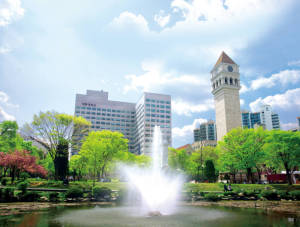
//> input picture OpenCV/Assignments/Assignment #1/sejong_small.jpg, 300 x 227 px
$ ./main   (built with g++ and OpenCV 4)
//> lines starting //> are read from the running program, lines starting //| are printed output that depends on the picture
//> further down, src is the input picture: 227 rows x 300 cols, CV_8UC3; mean B, G, R 171.2, 178.2, 160.6
//
//  main.cpp
//  OpenCV
//
//  Created by 전효재 on 2023/03/16.
//

#include <stdio.h>
#include <opencv2/opencv.hpp>

IplImage* Flip(IplImage *src) // 1번 사진
{
    CvSize size = cvGetSize(src);
//> size = Size(300, 227)
    int width = size.width;
//> width = 300
    int height = size.height;
//> height = 227

    IplImage *dst = cvCreateImage(cvGetSize(src), 8, 3); // destination

    for(int y = height-1, y2 = 0; y >= 0, y2 < height; y--, y2++)
    {
        for(int x = 0; x < width; x++)
        {
            CvScalar f = cvGet2D(src, y, x);

            cvSet2D(dst, y2, x, f);
        }
    }
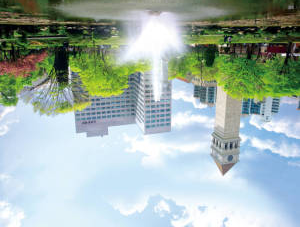
//> dst: 227 rows x 300 cols, CV_8UC3; mean B, G, R 171.2, 178.2, 160.6

    return dst;
}

IplImage* Half(IplImage *src) // 2번 사진
{
    CvSize size = cvGetSize(src);
//> size = Size(300, 227)
    int width = size.width;
//> width = 300
    int height = size.height;
//> height = 227

    IplImage *dst = cvCreateImage(cvGetSize(src), 8, 3); // destination

    for(int y = 0; y<height; y++)
    {
        for(int x = 0; x < width; x++)
        {
            if(x < width/2)
            {
                CvScalar f = cvGet2D(src, y, x + width/2);
                cvSet2D(dst, y, x, f);
            }
            else
            {
                CvScalar f = cvGet2D(src, y, x - width/2);
                cvSet2D(dst, y, x, f);
            }
        }
    }
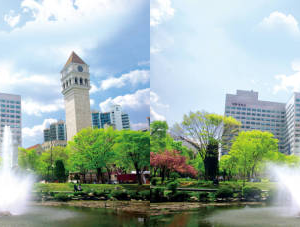
//> dst: 227 rows x 300 cols, CV_8UC3; mean B, G, R 171.2, 178.2, 160.6

    return dst;
}

IplImage* Diamond(IplImage *src) // 3번 사진
{
    CvSize size = cvGetSize(src);
//> size = Size(300, 227)
    int width = size.width;
//> width = 300
    int height = size.height;
//> height = 227

    IplImage *dst = cvCreateImage(cvGetSize(src), 8, 3); // destination

    for(int y = 0; y<height; y++)
    {
        for(int x = 0; x < width; x++)
        {
            float nx = float(x) / (width - 1) * 2 - 1; // -1 ≤ nx ≤ 1
            float ny = float(y) / (height - 1) * 2 - 1;// -1 ≤ ny ≤ 1

            float a = abs(nx) + abs(ny);

            CvScalar color = cvGet2D(src, y, x);
            float brightness = ((color.val[0] + color.val[1] + color.val[2]) / 3);
            CvScalar grayScale = cvScalar(brightness, brightness, brightness);


            if(a > 1.0f)
                cvSet2D(dst, y, x, grayScale);
            else
                cvSet2D(dst, y, x, color);
        }
    }
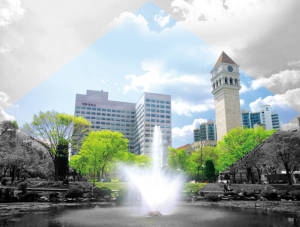
//> dst: 227 rows x 300 cols, CV_8UC3; mean B, G, R 170.5, 174.3, 165.1

    return dst;
}

IplImage* Round(IplImage *src) // 4번 사진
{
    CvSize size = cvGetSize(src);
//> size = Size(300, 227)
    int width = size.width;
//> width = 300
    int height = size.height;

    IplImage *dst = cvCreateImage(cvGetSize(src), 8, 3); // destination

    for(int y = 0; y<height; y++)
    {
        for(int x = 0; x < width; x++)
        {
            float nx = float(x) / (width - 1) * 2 - 1; // -1 ≤ nx ≤ 1
            float ny = float(y) / (height - 1) * 2 - 1;// -1 ≤ ny ≤ 1

            float a = sqrt(nx*nx + ny*ny);

            CvScalar color = cvGet2D(src, y, x);
            float brightness = ((color.val[0] + color.val[1] + color.val[2]) / 3);
            CvScalar grayScale = cvScalar(brightness, brightness, brightness);


            if(a > 1.0f)
                cvSet2D(dst, y, x, grayScale);
            else
                cvSet2D(dst, y, x, color);
        }
    }
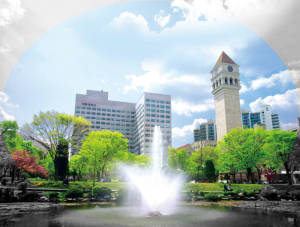
//> dst: 227 rows x 300 cols, CV_8UC3; mean B, G, R 170.8, 176.9, 162.3

    return dst;
}

IplImage* Wave(IplImage *src) // 5반 사진
{
    CvSize size = cvGetSize(src);
    int width = size.width;
    int height = size.height;

    IplImage *dst = cvCreateImage(cvGetSize(src), 8, 3); // destination
    CvScalar black = cvScalar(0,0,0);

    for(int y = 0; y<height; y++)
    {
        for(int x = 0; x < width; x++)
        {
            float nx = float(x) / (width - 1) * 2 - 1; // -1 ≤ nx ≤ 1
            float ny = float(y) / (height - 1) * 2 - 1;// -1 ≤ ny ≤ 1

            float a = sqrt(nx*nx + ny*ny);

            CvScalar color = cvGet2D(src, y, x);

            if(a >= 0 && fmod(a, 0.2) < 0.1)
                cvSet2D(dst, y, x, color);
            else
                cvSet2D(dst, y, x, black);
        }
    }
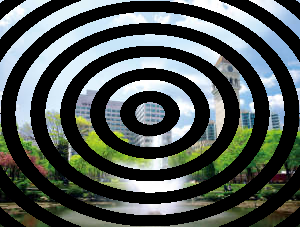
//> dst: 227 rows x 300 cols, CV_8UC3; mean B, G, R 84.5, 87.9, 79.2
    return dst;
}

IplImage* Checkerboard(IplImage *src)
{
    CvSize size = cvGetSize(src);
    float width = size.width;
    float height = size.height;

    IplImage *dst = cvCreateImage(cvGetSize(src), 8, 3); // destination

    int flag = 1; // 0 이면 컬러, 1 이면 회색

    // Width:   300
    // Height:  227
    float offsetX = width / 10;
    float offsetY = height / 10;

    CvScalar black = cvScalar(0, 0, 0); // black

    for(int y = 0; y < height; y++)
    {
        for(int x = 0; x < width; x++)
        {
            CvScalar color = cvScalar(cvGet2D(src, y, x));
            cvSet2D(dst, y, x, flag == 0 ? color : black);
            if(x == int(offsetX))
            {
                offsetX = offsetX + width / 10;
                flag = !flag;
            }
        }
        offsetX = width / 10;
        flag = !flag;

        if(y >= offsetY)
        {
            offsetY = offsetY + height / 10;
            flag = !flag;
        }
    }
//> this loop made 227 passes
//> flag on passes 1 to 12: 1, 1, 1, 1, 1, 1, 1, 1, 1, 1, 1, 1
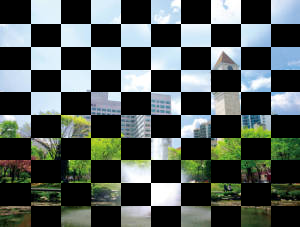
//> dst: 227 rows x 300 cols, CV_8UC3; mean B, G, R 85.2, 88.7, 79.7
//> after the loop, offsetX = 30; flag = 0; offsetY = 227

    // [37 lines of commented-out code are left out]
    return dst;
}

int main()
{
    IplImage *src = cvLoadImage("Assignments/Assignment #1/sejong_small.jpg"); // source

    IplImage *dst01 = Flip(src);
    IplImage *dst02 = Half(src);
    IplImage *dst03 = Diamond(src);
    IplImage *dst04 = Round(src);
    IplImage *dst05 = Wave(src);
    IplImage *dst06 = Checkerboard(src);

    cvShowImage("Flip", dst01);
    cvShowImage("Half", dst02);
    cvShowImage("Diamond", dst03);
    cvShowImage("Round", dst04);
    cvShowImage("Wave", dst05);
    cvShowImage("CheckerBoard", dst06);

    cvWaitKey();

    return 0;
}
